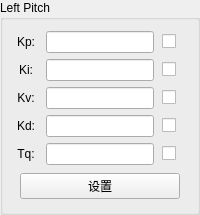
           <widget class="QGroupBox" name="groupBox_5">
            <property name="title">
             <string>Left Pitch</string>
            </property>
            <layout class="QVBoxLayout" name="verticalLayout_12">
             <item>
              <layout class="QVBoxLayout" name="verticalLayout_4">
               <item>
                <layout class="QHBoxLayout" name="horizontalLayout_16" stretch="0">
                 <property name="spacing">
                  <number>3</number>
                 </property>
                 <property name="sizeConstraint">
                  <enum>QLayout::SetDefaultConstraint</enum>
                 </property>
                 <item>
                  <layout class="QHBoxLayout" name="horizontalLayout_17" stretch="1,0,1">
                   <property name="spacing">
                    <number>8</number>
                   </property>
                   <property name="sizeConstraint">
                    <enum>QLayout::SetDefaultConstraint</enum>
                   </property>
                   <item>
                    <widget class="QLabel" name="label_16">
                     <property name="text">
                      <string>Kp:</string>
                     </property>
                     <property name="alignment">
                      <set>Qt::AlignCenter</set>
                     </property>
                    </widget>
                   </item>
                   <item>
                    <widget class="QLineEdit" name="lineEdit_lpitch_kp">
                     <property name="inputMethodHints">
                      <set>Qt::ImhDigitsOnly</set>
                     </property>
                     <property name="alignment">
                      <set>Qt::AlignRight|Qt::AlignTrailing|Qt::AlignVCenter</set>
                     </property>
                    </widget>
                   </item>
                   <item>
                    <widget class="QCheckBox" name="checkBox_lpitch_kp">
                     <property name="layoutDirection">
                      <enum>Qt::LeftToRight</enum>
                     </property>
                     <property name="text">
                      <string/>
                     </property>
                    </widget>
                   </item>
                  </layout>
                 </item>
                </layout>
               </item>
               <item>
                <layout class="QHBoxLayout" name="horizontalLayout_18" stretch="1,0,1">
                 <property name="spacing">
                  <number>8</number>
                 </property>
                 <property name="sizeConstraint">
                  <enum>QLayout::SetDefaultConstraint</enum>
                 </property>
                 <item>
                  <widget class="QLabel" name="label_17">
                   <property name="text">
                    <string>Ki:</string>
                   </property>
                   <property name="alignment">
                    <set>Qt::AlignCenter</set>
                   </property>
                  </widget>
                 </item>
                 <item>
                  <widget class="QLineEdit" name="lineEdit_lpitch_ki">
                   <property name="inputMethodHints">
                    <set>Qt::ImhDigitsOnly</set>
                   </property>
                   <property name="alignment">
                    <set>Qt::AlignRight|Qt::AlignTrailing|Qt::AlignVCenter</set>
                   </property>
                  </widget>
                 </item>
                 <item>
                  <widget class="QCheckBox" name="checkBox_lpitch_ki">
                   <property name="layoutDirection">
                    <enum>Qt::LeftToRight</enum>
                   </property>
                   <property name="text">
                    <string/>
                   </property>
                  </widget>
                 </item>
                </layout>
               </item>
               <item>
                <layout class="QHBoxLayout" name="horizontalLayout_19" stretch="1,0,1">
                 <property name="spacing">
                  <number>8</number>
                 </property>
                 <property name="sizeConstraint">
                  <enum>QLayout::SetDefaultConstraint</enum>
                 </property>
                 <item>
                  <widget class="QLabel" name="label_18">
                   <property name="text">
                    <string>Kv:</string>
                   </property>
                   <property name="alignment">
                    <set>Qt::AlignCenter</set>
                   </property>
                  </widget>
                 </item>
                 <item>
                  <widget class="QLineEdit" name="lineEdit_lpitch_kv">
                   <property name="inputMethodHints">
                    <set>Qt::ImhDigitsOnly</set>
                   </property>
                   <property name="alignment">
                    <set>Qt::AlignRight|Qt::AlignTrailing|Qt::AlignVCenter</set>
                   </property>
                  </widget>
                 </item>
                 <item>
                  <widget class="QCheckBox" name="checkBox_lpitch_kv">
                   <property name="layoutDirection">
                    <enum>Qt::LeftToRight</enum>
                   </property>
                   <property name="text">
                    <string/>
                   </property>
                  </widget>
                 </item>
                </layout>
               </item>
               <item>
                <layout class="QHBoxLayout" name="horizontalLayout_20" stretch="1,0,1">
                 <property name="spacing">
                  <number>8</number>
                 </property>
                 <property name="sizeConstraint">
                  <enum>QLayout::SetDefaultConstraint</enum>
                 </property>
                 <item>
                  <widget class="QLabel" name="label_19">
                   <property name="text">
                    <string>Kd:</string>
                   </property>
                   <property name="alignment">
                    <set>Qt::AlignCenter</set>
                   </property>
                  </widget>
                 </item>
                 <item>
                  <widget class="QLineEdit" name="lineEdit_lpitch_kd">
                   <property name="inputMethodHints">
                    <set>Qt::ImhDigitsOnly</set>
                   </property>
                   <property name="alignment">
                    <set>Qt::AlignRight|Qt::AlignTrailing|Qt::AlignVCenter</set>
                   </property>
                  </widget>
                 </item>
                 <item>
                  <widget class="QCheckBox" name="checkBox_lpitch_kd">
                   <property name="layoutDirection">
                    <enum>Qt::LeftToRight</enum>
                   </property>
                   <property name="text">
                    <string/>
                   </property>
                  </widget>
                 </item>
                </layout>
               </item>
               <item>
                <layout class="QHBoxLayout" name="horizontalLayout_21" stretch="1,0,1">
                 <property name="spacing">
                  <number>8</number>
                 </property>
                 <property name="sizeConstraint">
                  <enum>QLayout::SetDefaultConstraint</enum>
                 </property>
                 <item>
                  <widget class="QLabel" name="label_20">
                   <property name="text">
                    <string>Tq:</string>
                   </property>
                   <property name="alignment">
                    <set>Qt::AlignCenter</set>
                   </property>
                  </widget>
                 </item>
                 <item>
                  <widget class="QLineEdit" name="lineEdit_lpitch_tq">
                   <property name="inputMethodHints">
                    <set>Qt::ImhDigitsOnly</set>
                   </property>
                   <property name="alignment">
                    <set>Qt::AlignRight|Qt::AlignTrailing|Qt::AlignVCenter</set>
                   </property>
                  </widget>
                 </item>
                 <item>
                  <widget class="QCheckBox" name="checkBox_lpitch_tq">
                   <property name="layoutDirection">
                    <enum>Qt::LeftToRight</enum>
                   </property>
                   <property name="text">
                    <string/>
                   </property>
                  </widget>
                 </item>
                </layout>
               </item>
               <item>
                <layout class="QHBoxLayout" name="horizontalLayout_22">
                 <property name="leftMargin">
                  <number>6</number>
                 </property>
                 <property name="topMargin">
                  <number>2</number>
                 </property>
                 <property name="rightMargin">
                  <number>6</number>
                 </property>
                 <property name="bottomMargin">
                  <number>2</number>
                 </property>
                 <item>
                  <widget class="QPushButton" name="pushButton_lpitch">
                   <property name="text">
                    <string>设置</string>
                   </property>
                  </widget>
                 </item>
                </layout>
               </item>
              </layout>
             </item>
            </layout>
           </widget>
